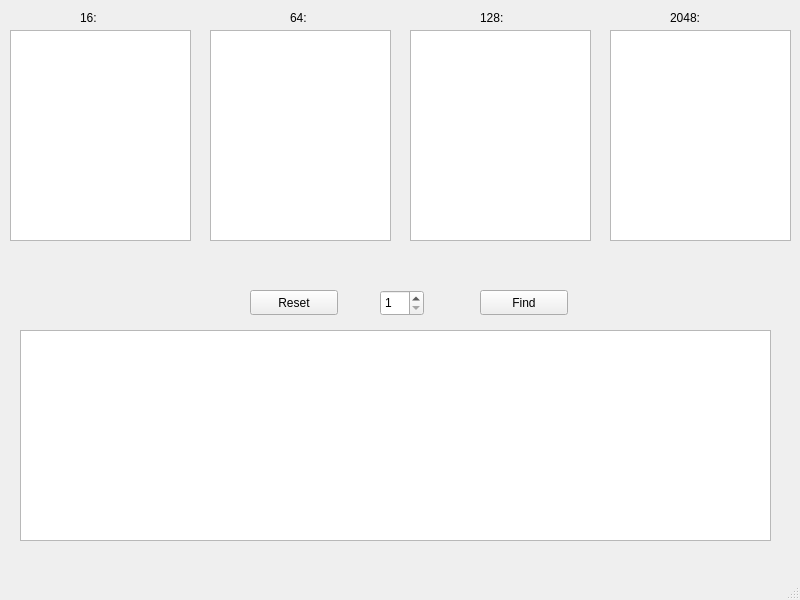
<?xml version="1.0" encoding="UTF-8"?>
<ui version="4.0">
 <class>MainWindow</class>
 <widget class="QMainWindow" name="MainWindow">
  <property name="geometry">
   <rect>
    <x>0</x>
    <y>0</y>
    <width>800</width>
    <height>600</height>
   </rect>
  </property>
  <property name="minimumSize">
   <size>
    <width>800</width>
    <height>600</height>
   </size>
  </property>
  <property name="maximumSize">
   <size>
    <width>800</width>
    <height>600</height>
   </size>
  </property>
  <property name="windowTitle">
   <string>Task 4</string>
  </property>
  <widget class="QWidget" name="centralwidget">
   <widget class="QPushButton" name="pushButton_reset">
    <property name="geometry">
     <rect>
      <x>250</x>
      <y>290</y>
      <width>88</width>
      <height>25</height>
     </rect>
    </property>
    <property name="text">
     <string>Reset</string>
    </property>
   </widget>
   <widget class="QPushButton" name="pushButton_find">
    <property name="geometry">
     <rect>
      <x>480</x>
      <y>290</y>
      <width>88</width>
      <height>25</height>
     </rect>
    </property>
    <property name="text">
     <string>Find</string>
    </property>
   </widget>
   <widget class="QLabel" name="label_4">
    <property name="geometry">
     <rect>
      <x>670</x>
      <y>10</y>
      <width>49</width>
      <height>16</height>
     </rect>
    </property>
    <property name="text">
     <string>2048:</string>
    </property>
   </widget>
   <widget class="QLabel" name="label_64">
    <property name="geometry">
     <rect>
      <x>210</x>
      <y>260</y>
      <width>181</width>
      <height>21</height>
     </rect>
    </property>
    <property name="text">
     <string/>
    </property>
   </widget>
   <widget class="QLabel" name="label_2048">
    <property name="geometry">
     <rect>
      <x>610</x>
      <y>260</y>
      <width>181</width>
      <height>20</height>
     </rect>
    </property>
    <property name="text">
     <string/>
    </property>
   </widget>
   <widget class="QLabel" name="label">
    <property name="geometry">
     <rect>
      <x>80</x>
      <y>10</y>
      <width>49</width>
      <height>16</height>
     </rect>
    </property>
    <property name="text">
     <string>16:</string>
    </property>
   </widget>
   <widget class="QLabel" name="label_3">
    <property name="geometry">
     <rect>
      <x>480</x>
      <y>10</y>
      <width>49</width>
      <height>16</height>
     </rect>
    </property>
    <property name="text">
     <string>128:</string>
    </property>
   </widget>
   <widget class="QLabel" name="label_16">
    <property name="geometry">
     <rect>
      <x>10</x>
      <y>260</y>
      <width>181</width>
      <height>21</height>
     </rect>
    </property>
    <property name="text">
     <string/>
    </property>
   </widget>
   <widget class="QLabel" name="label_128">
    <property name="geometry">
     <rect>
      <x>410</x>
      <y>260</y>
      <width>181</width>
      <height>21</height>
     </rect>
    </property>
    <property name="text">
     <string/>
    </property>
   </widget>
   <widget class="QLabel" name="label_2">
    <property name="geometry">
     <rect>
      <x>290</x>
      <y>10</y>
      <width>49</width>
      <height>16</height>
     </rect>
    </property>
    <property name="text">
     <string>64:</string>
    </property>
   </widget>
   <widget class="QListWidget" name="listWidget16">
    <property name="geometry">
     <rect>
      <x>10</x>
      <y>30</y>
      <width>181</width>
      <height>211</height>
     </rect>
    </property>
    <property name="sizePolicy">
     <sizepolicy hsizetype="Fixed" vsizetype="Fixed">
      <horstretch>0</horstretch>
      <verstretch>0</verstretch>
     </sizepolicy>
    </property>
    <property name="verticalScrollBarPolicy">
     <enum>Qt::ScrollBarAsNeeded</enum>
    </property>
    <property name="horizontalScrollBarPolicy">
     <enum>Qt::ScrollBarAsNeeded</enum>
    </property>
    <property name="autoScroll">
     <bool>true</bool>
    </property>
    <property name="editTriggers">
     <set>QAbstractItemView::NoEditTriggers</set>
    </property>
    <property name="selectionMode">
     <enum>QAbstractItemView::NoSelection</enum>
    </property>
    <property name="verticalScrollMode">
     <enum>QAbstractItemView::ScrollPerPixel</enum>
    </property>
    <property name="horizontalScrollMode">
     <enum>QAbstractItemView::ScrollPerPixel</enum>
    </property>
    <property name="movement">
     <enum>QListView::Static</enum>
    </property>
    <property name="resizeMode">
     <enum>QListView::Fixed</enum>
    </property>
    <property name="wordWrap">
     <bool>true</bool>
    </property>
   </widget>
   <widget class="QListWidget" name="listWidget64">
    <property name="geometry">
     <rect>
      <x>210</x>
      <y>30</y>
      <width>181</width>
      <height>211</height>
     </rect>
    </property>
    <property name="sizePolicy">
     <sizepolicy hsizetype="Fixed" vsizetype="Fixed">
      <horstretch>0</horstretch>
      <verstretch>0</verstretch>
     </sizepolicy>
    </property>
    <property name="verticalScrollBarPolicy">
     <enum>Qt::ScrollBarAsNeeded</enum>
    </property>
    <property name="horizontalScrollBarPolicy">
     <enum>Qt::ScrollBarAsNeeded</enum>
    </property>
    <property name="autoScroll">
     <bool>true</bool>
    </property>
    <property name="editTriggers">
     <set>QAbstractItemView::NoEditTriggers</set>
    </property>
    <property name="selectionMode">
     <enum>QAbstractItemView::NoSelection</enum>
    </property>
    <property name="verticalScrollMode">
     <enum>QAbstractItemView::ScrollPerPixel</enum>
    </property>
    <property name="horizontalScrollMode">
     <enum>QAbstractItemView::ScrollPerPixel</enum>
    </property>
    <property name="movement">
     <enum>QListView::Static</enum>
    </property>
    <property name="resizeMode">
     <enum>QListView::Fixed</enum>
    </property>
    <property name="wordWrap">
     <bool>true</bool>
    </property>
   </widget>
   <widget class="QListWidget" name="listWidget128">
    <property name="geometry">
     <rect>
      <x>410</x>
      <y>30</y>
      <width>181</width>
      <height>211</height>
     </rect>
    </property>
    <property name="sizePolicy">
     <sizepolicy hsizetype="Fixed" vsizetype="Fixed">
      <horstretch>0</horstretch>
      <verstretch>0</verstretch>
     </sizepolicy>
    </property>
    <property name="verticalScrollBarPolicy">
     <enum>Qt::ScrollBarAsNeeded</enum>
    </property>
    <property name="horizontalScrollBarPolicy">
     <enum>Qt::ScrollBarAsNeeded</enum>
    </property>
    <property name="autoScroll">
     <bool>true</bool>
    </property>
    <property name="editTriggers">
     <set>QAbstractItemView::NoEditTriggers</set>
    </property>
    <property name="selectionMode">
     <enum>QAbstractItemView::NoSelection</enum>
    </property>
    <property name="verticalScrollMode">
     <enum>QAbstractItemView::ScrollPerPixel</enum>
    </property>
    <property name="horizontalScrollMode">
     <enum>QAbstractItemView::ScrollPerPixel</enum>
    </property>
    <property name="movement">
     <enum>QListView::Static</enum>
    </property>
    <property name="resizeMode">
     <enum>QListView::Fixed</enum>
    </property>
    <property name="wordWrap">
     <bool>true</bool>
    </property>
   </widget>
   <widget class="QListWidget" name="listWidget2048">
    <property name="geometry">
     <rect>
      <x>610</x>
      <y>30</y>
      <width>181</width>
      <height>211</height>
     </rect>
    </property>
    <property name="sizePolicy">
     <sizepolicy hsizetype="Fixed" vsizetype="Fixed">
      <horstretch>0</horstretch>
      <verstretch>0</verstretch>
     </sizepolicy>
    </property>
    <property name="verticalScrollBarPolicy">
     <enum>Qt::ScrollBarAsNeeded</enum>
    </property>
    <property name="horizontalScrollBarPolicy">
     <enum>Qt::ScrollBarAsNeeded</enum>
    </property>
    <property name="autoScroll">
     <bool>true</bool>
    </property>
    <property name="editTriggers">
     <set>QAbstractItemView::NoEditTriggers</set>
    </property>
    <property name="selectionMode">
     <enum>QAbstractItemView::NoSelection</enum>
    </property>
    <property name="verticalScrollMode">
     <enum>QAbstractItemView::ScrollPerPixel</enum>
    </property>
    <property name="horizontalScrollMode">
     <enum>QAbstractItemView::ScrollPerPixel</enum>
    </property>
    <property name="movement">
     <enum>QListView::Static</enum>
    </property>
    <property name="resizeMode">
     <enum>QListView::Fixed</enum>
    </property>
    <property name="wordWrap">
     <bool>true</bool>
    </property>
   </widget>
   <widget class="QGraphicsView" name="graphicsView">
    <property name="geometry">
     <rect>
      <x>20</x>
      <y>330</y>
      <width>751</width>
      <height>211</height>
     </rect>
    </property>
   </widget>
   <widget class="QSpinBox" name="spinBox">
    <property name="geometry">
     <rect>
      <x>380</x>
      <y>290</y>
      <width>44</width>
      <height>26</height>
     </rect>
    </property>
    <property name="minimum">
     <number>1</number>
    </property>
   </widget>
  </widget>
  <widget class="QMenuBar" name="menubar">
   <property name="geometry">
    <rect>
     <x>0</x>
     <y>0</y>
     <width>800</width>
     <height>22</height>
    </rect>
   </property>
  </widget>
  <widget class="QStatusBar" name="statusbar"/>
 </widget>
 <resources/>
 <connections/>
</ui>
